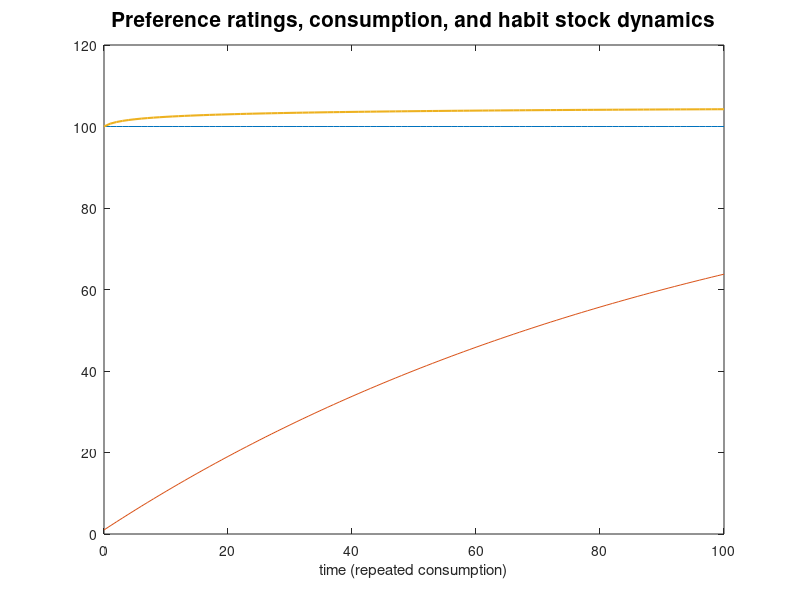

The MATLAB script that drew this image: (Note: this script raises an error after producing the figure.)
%% Multiplicative Habit Stock Model

clear all; 
clc; 
clf;

mycolors = [255 2 0; 228 96 0; 231 178 0; 224  255 10; 87  255 21; 0  255 145; 35  252  255; 7 81 255;  85 36 255]./255;
% red orange orange-yellow yellow green aqua blue violet

T = 100;          % total time (arbitrary units)
t_inc = 0:T; % time intervals 
c(1:length(t_inc)) = 100;      % consumption level (exogenous)
hs0 = 1;         % initial habit stock 
Uc(1:length(t_inc)) = 100; %utility without habit or discounting

%sigma = .2;
gamma = .01;      % indexes relative importance of habits for utility
lambda = .01;     % determines how quickly consumption becomes a habit
% (eg, at lambda = .1, the half life would be 6.93 time steps, bc e^-.1t =
% .5 when t = 6.93

hs=hs0;

for t = 1:length(t_inc)
    %c(t)=t_inc(t);
    if t < length(t_inc),
    hs(t+1) = hs(t) + lambda.*(c(t) - hs(t));   % habit stock evolution
    end  
    U(t) = c(t).*hs(t)^gamma; % Utility Function for MULTIPLICATIVE model
%    U(t) = ((c(t)./hs(t)^gamma)^(1-sigma))/(1-sigma);     
    MUc(t) = (c(t).*(hs(t)^(-gamma)))^(-lambda)*hs(t)^(-gamma);    %MU w/respect to c (for mult. mod)
    MUh(t) = -gamma*MUc(t)*(c(t)/hs(t));    %MU w/respect to habit (for mult. mod)
   % Us(t) = c(t) - hs(t)^gamma;              % Utility Function in SUBTRACTIVE Model
    hs_to_the_gamma(t) = hs(t)^gamma;
end



%%%%%%%%%%%%% 
% Plot 
%%%%%%%%%%%%% 


figure(1),%subplot(1,2,1)
% plot(Uc,Uc,'b',U'linewidth',1.5)
plot(t_inc,c, t_inc, hs, t_inc, U, 'linewidth',1.5)
xlabel('time (repeated consumption)')
%ylabel('Utility')
title('Preference ratings, consumption, and habit stock dynamics','fontsize',15)
%legend('consumption level','habit stock','Utility (c/h^ gamma)');
legend('c = 1,2,...10', texlabel('habit stock (gamma & lambda = 0.2)'), texlabel('U(c,h)= c*h^ gamma'),'location','best');

%plot two goods x & y that are perfect substitutes: y=-x+10
x = 0:100;
y = -x + 100;    % value of good c without habit stock
y2 = (-x.*(hs_to_the_gamma)) + 100;

figure(2),
plot(x,y,'b',x,y2,'r', 'linewidth', 1.5)
xlabel('Good X')
ylabel('Good Y')
title('Indifference Curve effect of habit stock','fontsize',14)
legend('x + y = 10',texlabel('x*(h^gamma) + y = 10'),'fontsize',14,'location','best');

a=strcat('U(c,h) = c * h',texlabel('^ gamma'));
figure(3),%subplot(1,2,1)
plot(t_inc, U,'color', mycolors(8,:),'linewidth',3)
ylim([100 105])
xlabel('time (repeated consumption)','fontsize',14)
set(gca,'XTick',0:150:150)
set(gca,'YTick',50:100:250)
ylabel('Preference (arbitrary units)','fontsize',14)
title('Preference Change with Experience','fontsize',14)
legend(a,'Location','best','fontsize',14);
%legend('location','best',texlabel('U(c,h)= (c * h^ gamma)'),'fontsize',14);


%text(6.5,-.3,['y = ',num2str(a,'%10.2f'),' + ',num2str(b,'%10.2f'),'x'],'fontsize',14,'fontweight','demi'); % show equation
% 
% MUc(t) = (c(t)*(hs(t)^(-gamma)))^(-lambda)*hs(t)^(-gamma);    %MU w/respect to c (for mult. mod)
% MUh(t) = -gamma*MUc(t)*(c(t)/hs(t));    %MU w/respect to habit (for mult. mod)


figure(4),
plot(t_inc,U,'r',t_inc,MUc,'g',t_inc,MUh, 'b', 'linewidth', 1.5)
xlabel('time (repeated consumption of good c)','fontsize',14)
title('Marginal Utility Curves with habit stock','fontsize',14)
%legend('consumption level','habit stock','Utility (c/h^ gamma)');
legend(texlabel('U(c,h)= (c*h^ gamma)'), texlabel('MU^c = (c*h^(-gamma))^(-lambda)*h^(-gamma)c'), texlabel('MU^h = -gamma*MU^c*(c/h)'),'fontsize',14, 'location','best');



figure(5), subplot(1,2,1)
plot(t_inc,u_noh,t_inc,U,'linewidth',1.5)
%plot(t_inc,c, t_inc, hs, t_inc, U, 'linewidth',1.5)
xlabel('consumption over time','fontsize',15)
title('Habit stock approachs consumption','FontSize',15)
%legend('consumption level','habit stock','Utility (c/h^ gamma)');
legend('U(c)= (c^ (1- r)) / (1- r)','U(c,h)= (c/h^ gamma)^ (1- r)) / (1-r)', 'FontSize',15);
subplot(1,2,2)
plot(t_inc,c,'m',t_inc,hs,'g',t_inc,Us,'b')
xlabel('Experience')
title('Subtractive Form')
% legend('consumption level','habit stock','Utility (c - h^gamma)');

cd ~/Dropbox/DNLab/FYP/FIGURES
saveas(figure(3),'PrefChangePredictions.jpg');











